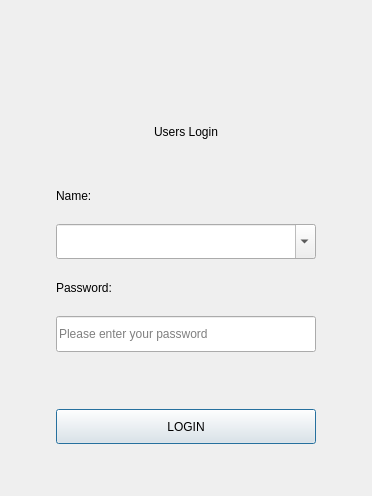
<?xml version="1.0" encoding="UTF-8"?>
<ui version="4.0">
 <class>mLoginDlg</class>
 <widget class="QDialog" name="mLoginDlg">
  <property name="geometry">
   <rect>
    <x>0</x>
    <y>0</y>
    <width>372</width>
    <height>496</height>
   </rect>
  </property>
  <property name="sizePolicy">
   <sizepolicy hsizetype="Fixed" vsizetype="Fixed">
    <horstretch>0</horstretch>
    <verstretch>0</verstretch>
   </sizepolicy>
  </property>
  <property name="windowTitle">
   <string>login</string>
  </property>
  <property name="styleSheet">
   <string notr="true"/>
  </property>
  <layout class="QVBoxLayout" name="verticalLayout_2">
   <item>
    <layout class="QHBoxLayout" name="horizontalLayout">
     <item>
      <spacer name="horizontalSpacer">
       <property name="orientation">
        <enum>Qt::Horizontal</enum>
       </property>
       <property name="sizeHint" stdset="0">
        <size>
         <width>40</width>
         <height>20</height>
        </size>
       </property>
      </spacer>
     </item>
     <item>
      <widget class="QLabel" name="labelLogoName">
       <property name="minimumSize">
        <size>
         <width>250</width>
         <height>50</height>
        </size>
       </property>
       <property name="maximumSize">
        <size>
         <width>280</width>
         <height>70</height>
        </size>
       </property>
       <property name="styleSheet">
        <string notr="true"/>
       </property>
       <property name="text">
        <string/>
       </property>
      </widget>
     </item>
     <item>
      <spacer name="horizontalSpacer_5">
       <property name="orientation">
        <enum>Qt::Horizontal</enum>
       </property>
       <property name="sizeHint" stdset="0">
        <size>
         <width>40</width>
         <height>20</height>
        </size>
       </property>
      </spacer>
     </item>
    </layout>
   </item>
   <item>
    <spacer name="horizontalSpacer_2">
     <property name="orientation">
      <enum>Qt::Horizontal</enum>
     </property>
     <property name="sizeHint" stdset="0">
      <size>
       <width>357</width>
       <height>20</height>
      </size>
     </property>
    </spacer>
   </item>
   <item>
    <layout class="QVBoxLayout" name="verticalLayout">
     <property name="leftMargin">
      <number>45</number>
     </property>
     <property name="rightMargin">
      <number>45</number>
     </property>
     <item>
      <layout class="QHBoxLayout" name="horizontalLayout_3" stretch="2,1,2">
       <property name="topMargin">
        <number>10</number>
       </property>
       <property name="bottomMargin">
        <number>20</number>
       </property>
       <item>
        <spacer name="horizontalSpacer_4">
         <property name="orientation">
          <enum>Qt::Horizontal</enum>
         </property>
         <property name="sizeHint" stdset="0">
          <size>
           <width>105</width>
           <height>27</height>
          </size>
         </property>
        </spacer>
       </item>
       <item>
        <widget class="QLabel" name="label_4">
         <property name="minimumSize">
          <size>
           <width>0</width>
           <height>30</height>
          </size>
         </property>
         <property name="maximumSize">
          <size>
           <width>16777215</width>
           <height>50</height>
          </size>
         </property>
         <property name="text">
          <string>Users Login</string>
         </property>
        </widget>
       </item>
       <item>
        <spacer name="horizontalSpacer_3">
         <property name="orientation">
          <enum>Qt::Horizontal</enum>
         </property>
         <property name="sizeHint" stdset="0">
          <size>
           <width>105</width>
           <height>27</height>
          </size>
         </property>
        </spacer>
       </item>
      </layout>
     </item>
     <item>
      <widget class="QLabel" name="label">
       <property name="sizePolicy">
        <sizepolicy hsizetype="Preferred" vsizetype="Fixed">
         <horstretch>0</horstretch>
         <verstretch>0</verstretch>
        </sizepolicy>
       </property>
       <property name="minimumSize">
        <size>
         <width>0</width>
         <height>45</height>
        </size>
       </property>
       <property name="maximumSize">
        <size>
         <width>16777215</width>
         <height>65</height>
        </size>
       </property>
       <property name="text">
        <string>Name:</string>
       </property>
       <property name="alignment">
        <set>Qt::AlignLeading|Qt::AlignLeft|Qt::AlignVCenter</set>
       </property>
      </widget>
     </item>
     <item>
      <widget class="QComboBox" name="mUser">
       <property name="sizePolicy">
        <sizepolicy hsizetype="Preferred" vsizetype="Preferred">
         <horstretch>0</horstretch>
         <verstretch>0</verstretch>
        </sizepolicy>
       </property>
       <property name="minimumSize">
        <size>
         <width>0</width>
         <height>30</height>
        </size>
       </property>
       <property name="maximumSize">
        <size>
         <width>16777215</width>
         <height>70</height>
        </size>
       </property>
       <property name="editable">
        <bool>true</bool>
       </property>
      </widget>
     </item>
     <item>
      <widget class="QLabel" name="label_2">
       <property name="sizePolicy">
        <sizepolicy hsizetype="Preferred" vsizetype="Fixed">
         <horstretch>0</horstretch>
         <verstretch>0</verstretch>
        </sizepolicy>
       </property>
       <property name="minimumSize">
        <size>
         <width>0</width>
         <height>45</height>
        </size>
       </property>
       <property name="maximumSize">
        <size>
         <width>16777215</width>
         <height>65</height>
        </size>
       </property>
       <property name="text">
        <string>Password:</string>
       </property>
       <property name="alignment">
        <set>Qt::AlignLeading|Qt::AlignLeft|Qt::AlignVCenter</set>
       </property>
      </widget>
     </item>
     <item>
      <widget class="QLineEdit" name="mPwd">
       <property name="sizePolicy">
        <sizepolicy hsizetype="Expanding" vsizetype="Preferred">
         <horstretch>0</horstretch>
         <verstretch>0</verstretch>
        </sizepolicy>
       </property>
       <property name="minimumSize">
        <size>
         <width>0</width>
         <height>30</height>
        </size>
       </property>
       <property name="maximumSize">
        <size>
         <width>16777215</width>
         <height>70</height>
        </size>
       </property>
       <property name="maxLength">
        <number>32767</number>
       </property>
       <property name="echoMode">
        <enum>QLineEdit::Password</enum>
       </property>
       <property name="placeholderText">
        <string>Please enter your password</string>
       </property>
      </widget>
     </item>
     <item>
      <widget class="QLabel" name="label_5">
       <property name="minimumSize">
        <size>
         <width>0</width>
         <height>45</height>
        </size>
       </property>
       <property name="maximumSize">
        <size>
         <width>16777215</width>
         <height>45</height>
        </size>
       </property>
       <property name="text">
        <string/>
       </property>
      </widget>
     </item>
     <item>
      <widget class="QPushButton" name="mOk">
       <property name="sizePolicy">
        <sizepolicy hsizetype="Minimum" vsizetype="Preferred">
         <horstretch>0</horstretch>
         <verstretch>0</verstretch>
        </sizepolicy>
       </property>
       <property name="minimumSize">
        <size>
         <width>0</width>
         <height>30</height>
        </size>
       </property>
       <property name="maximumSize">
        <size>
         <width>16777215</width>
         <height>70</height>
        </size>
       </property>
       <property name="text">
        <string>LOGIN</string>
       </property>
      </widget>
     </item>
     <item>
      <widget class="QLabel" name="label_3">
       <property name="text">
        <string/>
       </property>
      </widget>
     </item>
    </layout>
   </item>
  </layout>
 </widget>
 <resources/>
 <connections/>
</ui>
